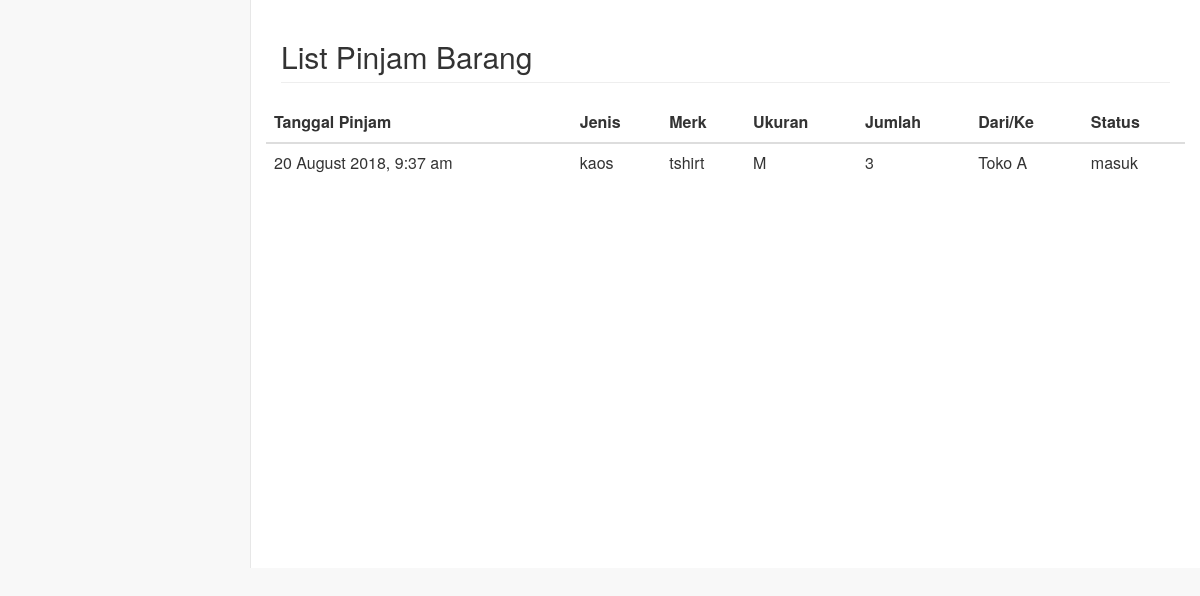
Page /riwayatPinjam/listPinjam.php (signed in) on the committed database.
### tables this page shows
CREATE TABLE `pinjam` (
  `idPinjam` int(6) NOT NULL,
  `kode` varchar(6) NOT NULL,
  `ukuran` varchar(8) DEFAULT NULL,
  `jumlah` int(6) NOT NULL,
  `jumlah_disetujui` int(6) NOT NULL DEFAULT '0',
  `toko1` varchar(10) NOT NULL,
  `jenisBarang` varchar(40) NOT NULL,
  `merk` varchar(30) NOT NULL,
  `tglPinjam` datetime NOT NULL,
  `toko2` varchar(10) NOT NULL,
  `status` enum('pending','approved','taken') NOT NULL DEFAULT 'pending'
);

### riwayatPinjam/listPinjam.php (the view, shortened to what this page needs)
<?php
	include "../koneksi.php";
	$toko=$_SESSION['toko'];
?>
<html>
<head>
    <link href="../vendor/bootstrap/css/bootstrap.min.css" rel="stylesheet">
    <link href="../vendor/metisMenu/metisMenu.min.css" rel="stylesheet">
	<link href="../dist/css/sb-admin-2.css" rel="stylesheet">
	<link href="../vendor/font-awesome/css/font-awesome.min.css" rel="stylesheet" type="text/css">
</head>
<body>
<div id="page-wrapper">
  <div class="row">
    <div class="col-lg-12">
      <h2 class="page-header">List Pinjam Barang</h2>
    </div>
  </div>
<div class="row">
	<?php
		$qryTampil = mysqli_query($con,"select * from pinjam where toko1='$toko' or toko2='$toko' order by tglPinjam ASC, jenisBarang ASC, merk ASC, ukuran ASC;");
	?>
      <table class="table table-hover table-responsive">
        <thead>
          <tr>
						<th>Tanggal Pinjam</th>
            <th>Jenis</th>
            <th>Merk</th>
            <th>Ukuran</th>
            <th>Jumlah</th>
						<th>Dari/Ke</th>
						<th>Status</th>
          </tr>
        </thead>
        <tbody>
        <?php
          while ($dta = mysqli_fetch_array($qryTampil)) {
						if ($dta['toko1'] == $toko){
							$status="keluar";
							$tokoLawan = 'Toko '.$dta['toko2'];
						} else if ($dta['toko2'] == $toko){
							$status="masuk";
							$tokoLawan = 'Toko '.$dta['toko1'];
						}
						echo '<tr>
							<td>'.date("j F Y, g:i a",strtotime($dta['tglPinjam'])).'</td>
							<td>'.$dta['jenisBarang'].'</td>
						  <td>'.$dta['merk'].'</td>
						  <td>'.$dta['ukuran'].'</td>
						  <td>'.$dta['jumlah'].'</td>
							<td>'.$tokoLawan.'</td>
						  <td>'.$status.'</td>
            </tr>';
		      }
        ?>
        </tbody>
      </table>
</div>
</div>
</body>
</html>

### rows in the picture
pinjam: tglPinjam "20 August 2018, 9:37 am", jenisBarang "kaos", merk "tshirt", ukuran "M", jumlah "3", toko1 "Toko A", toko2 "masuk"
